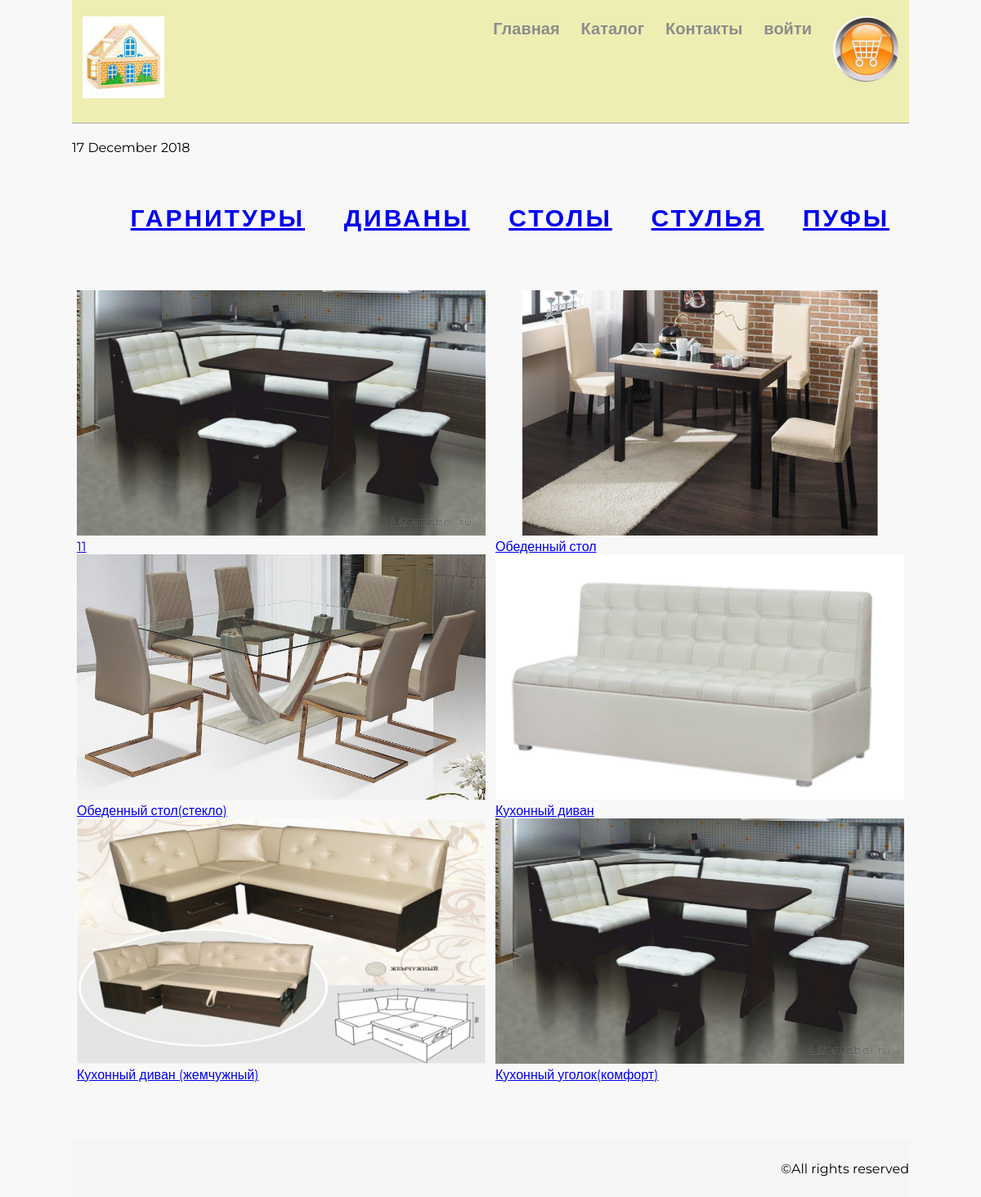
Page /catalog/ on the committed database.
### mainapp/models.py (models this page shows, shortened)
class Category(models.Model):
    name = models.CharField(verbose_name='Наименование категории', max_length=200, unique=True)
    short_desc = models.CharField(verbose_name='Краткое описание', max_length=60,
                                  blank=True)
    desc = models.TextField(verbose_name='Подробное описание', blank=True)
    is_active = models.BooleanField(verbose_name='Запись активна', default=True)
    modified = models.DateTimeField(auto_now=True)
    created = models.DateTimeField(auto_now_add=True)
    class Meta:
        ordering = ['name', 'is_active']

class Product(models.Model):
    name = models.CharField(verbose_name='Наименование продукта', max_length=150, unique=True)
    category = models.ForeignKey(Category, on_delete=models.CASCADE)
    image = models.ForeignKey(
        'images.Image',
        on_delete=models.PROTECT
    )
    short_desc = models.CharField(verbose_name='Краткое описание', max_length=60,
                                  blank=True)
    desc = models.TextField(verbose_name='Подробное описание', blank=True)
    price = models.DecimalField(verbose_name='Цена', max_digits=8,
                                decimal_places=2, default=0)
    discount = models.DecimalField(verbose_name='Скидка', max_digits=4,
                                decimal_places=2, default=0)
    is_active = models.BooleanField(verbose_name='Запись активна', default=True)
    quantity = models.PositiveIntegerField(verbose_name='Количество на складе', default=0)
    modified = models.DateTimeField(auto_now=True)
    created = models.DateTimeField(auto_now_add=True)
    class Meta:
        ordering = ['name', 'is_active', 'price']

### images/models.py (models this page shows, shortened)
class Image(models.Model):
    name = models.CharField(max_length=250)
    value = models.ImageField(upload_to='product_images/')

### mainapp/views/products.py (the view)
def category_product_list(request):
    cat = Category.objects.all()
    prod = Product.objects.all().order_by('price')[:6]
    return render(request, 'mainapp/catalog.html', {'categories': cat, 'products': prod})

### mainapp/templates/mainapp/catalog.html (shortened to what this page needs)
{% extends 'master.html' %}
{% load static %}
{% block page_styles %}
<link rel="stylesheet" href="{%static 'web_shop/style.css' %}">
{% endblock %}
{% block page_content %}
{{ block.super }}
<div class="catalog-page">
    <br>
    <br>
    <div class="sale">
        {% for cat in categories %}
        <h2><a href="/catalog/{{cat.name}}/" title={{cat.descr}}>{{cat.short_desc}}</a></h2>
        {% endfor %}
    </div>
         <main class="main">
            {% for product in products%}
            <figure class="item">
                <a href="/catalog/{{product.category.name}}/{{product.name}}/"> <img src="/media/{{product.image.value}}"
                                                   alt={{product.short_desc}}
                                                   title={{product.short_desc}}
                                                   height=300>
                <br>
                <p>{{product.short_desc}}</p>
    </a>
    </figure>
    {% endfor %}
    </main>
</div>
{% endblock %}

### web_shop/static/web_shop/style.css (style rules this page uses)
* { margin: 0; padding: 0; }
html, body { height: 100%; }
body { background-color: #f8f8f8; font-family: 'Montserrat', sans-serif; }
.catalog-page .main { display: flex; justify-content: space-around; flex-wrap: wrap; margin-top: 50px; margin-bottom: 50px; }
.main .item img { height: 300px; }
.main-page main h1, .registr_form h1, .catalog-page h2 { font-size: 30px; font-weight: 700; color: #CD853F; margin-top: 20px; margin-bottom: 20px; text-transform: uppercase; letter-spacing: 3px; }
.sale { display: flex; justify-content: space-around; }
.item img { width: 500px; }
.catalog-page .main .item { transition: all 1s ease-out; }

### rows in the picture
Category: short_desc "ГАРНИТУРЫ"
Category: short_desc "ДИВАНЫ"
Category: short_desc "СТОЛЫ"
Category: short_desc "СТУЛЬЯ"
Category: short_desc "ПУФЫ"
Product: image.value (picture), short_desc "11"
Product: image.value (picture), short_desc "Обеденный стол"
Product: image.value (picture), short_desc "Обеденный стол(стекло)"
Product: image.value (picture), short_desc "Кухонный диван"
Product: image.value (picture), short_desc "Кухонный диван (жемчужный)"
Product: image.value (picture), short_desc "Кухонный уголок(комфорт)"
